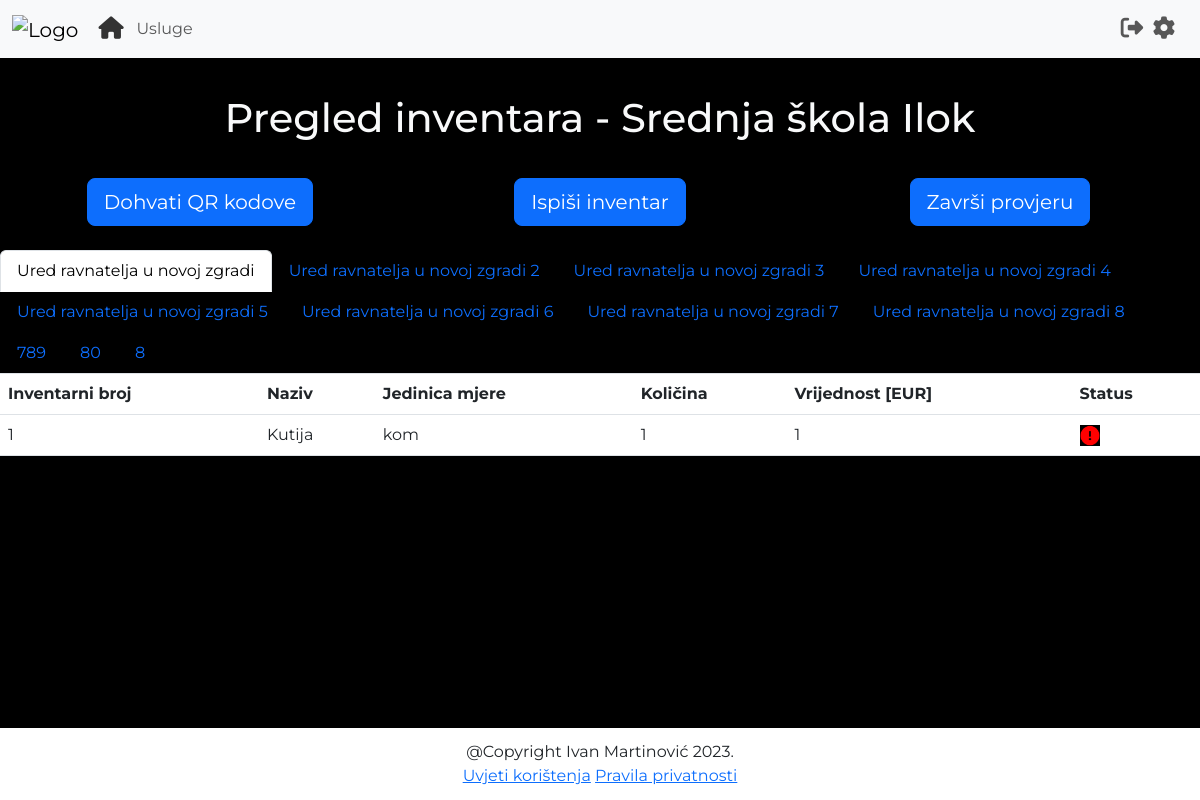
The page /view_inventory (signed in) on the database as committed earlier.
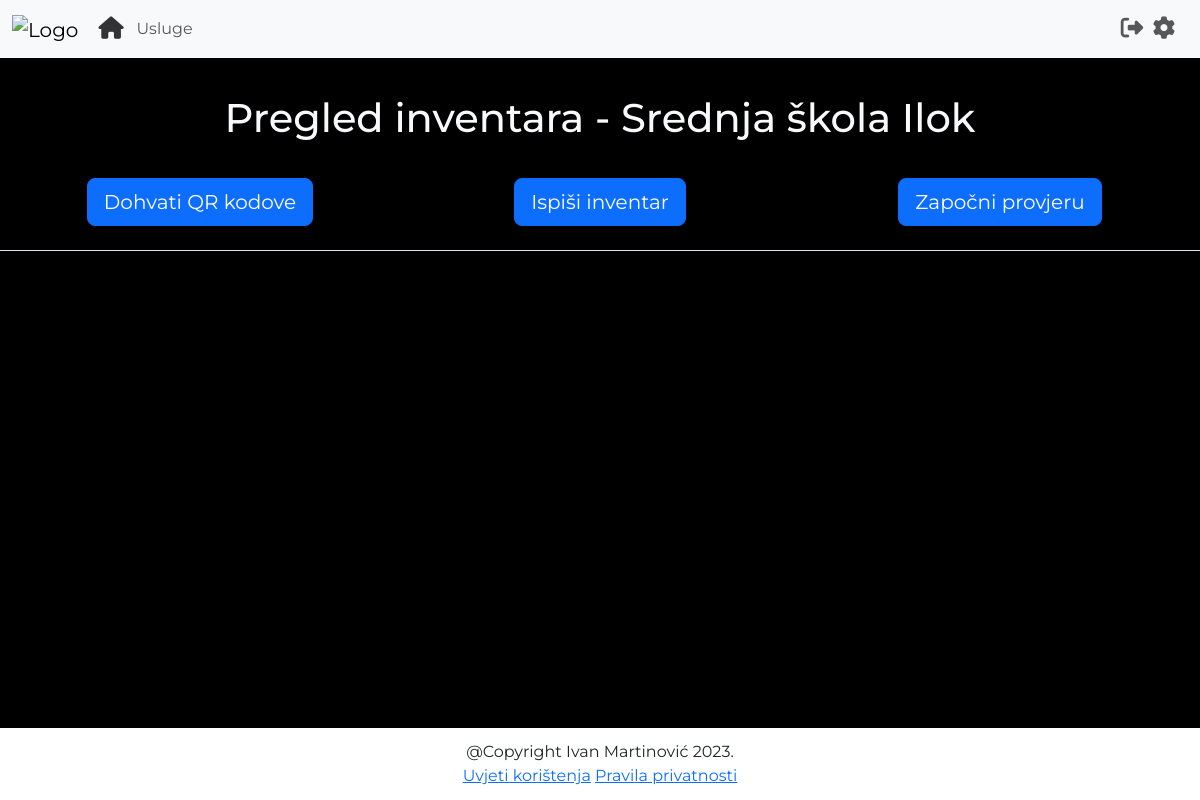
The same page on the database as committed later.
### main.py (models this page shows)
class User(UserMixin, db.Model):
    id = db.Column(db.Integer, primary_key=True)
    username = db.Column(db.String(100), unique=True)
    password = db.Column(db.String(100))
    name = db.Column(db.String(100))
    surname = db.Column(db.String(100))
    organisation = db.Column(db.String(100))
    work_address = db.Column(db.String(100))
    home_address = db.Column(db.String(100))
    travel_distance = db.Column(db.Float)
    transportation_fee = db.Column(db.Float)

class Inventory(db.Model):
    id = db.Column(db.Integer, primary_key=True)
    inventory_number = db.Column(db.String(100))
    name = db.Column(db.String(100))
    unit = db.Column(db.String(100))
    amount = db.Column(db.String(100))
    value = db.Column(db.String(100))
    location = db.Column(db.String(100))
    organisation = db.Column(db.String(100))
    item_status = db.Column(db.Boolean)  # True if inventory check is active and item is checked

### main.py (the view)
@app.route("/view_inventory")
@login_required
def view_inventory():
    form = InventoryCheckForm()
    form_popup = InventoryForm()
    if InventoryCheckHistory.query.filter_by(organisation=current_user.organisation).first():
        status = InventoryCheckHistory.query.filter_by(organisation=current_user.organisation).first().inventory_check
    else:
        status = False
    inventory = Inventory.query.filter_by(organisation=current_user.organisation).all()
    locations = []
    inventory_by_location = []
    for item in inventory:
        if item.location not in locations:
            inventory_list = []
            locations.append(item.location)
            for i in Inventory.query.filter_by(organisation=current_user.organisation, location=item.location).all():
                inventory_list.append(i)
            inventory_by_location.append(inventory_list)
    return render_template('viewInventory.html',logo_path = logo_path, organisation=current_user.organisation, locations=locations,
                           data=inventory_by_location, status=status, form=form, form_popup=form_popup)

### main.py
class InventoryCheckForm(FlaskForm):
    start_check = SubmitField(label='Započni provjeru', id='start_check')
    end_check = SubmitField(label='Završi provjeru', id='finish_check')
    generate_qrs = SubmitField(label='Dohvati QR kodove', id='generate_qrs')
    print_inventory = SubmitField(label='Ispiši inventar', id='print_inventory')

class InventoryForm(FlaskForm):
    inventory_number = StringField('inventory_number')
    name = StringField('name')
    unit = StringField('unit')
    amount = StringField('amount')
    value = StringField('value')
    location = StringField('location')
    submit = SubmitField(label='Dodaj', id='submit')

### main.py (called while the page is built)
@login_manager.user_loader
def load_user(user_id):
    return User.query.get(int(user_id))

### templates/viewInventory.html (shortened to what this page needs)
{% extends "base.html" %}
{% block content %}
{% include 'header.html' %}
<h1 class="text-center text-light" style="margin-top: 3%; margin-bottom: 3%;">
    Pregled inventara - {{organisation}}
</h1>
<div class="text-center div-forms">
    <form class="custom-forms" action="{{url_for('generate_qr_codes')}}">
        {{form.generate_qrs(class='btn btn-lg btn-primary')}}
    </form>
    <form class="custom-forms" action="{{url_for('print_inventory')}}">
        {{form.print_inventory(class='btn btn-lg btn-primary')}}
    </form>
    <form class="custom-forms" onsubmit="return confirm('Jeste li sigurni da želite nastaviti?')"  action="{{url_for('inventory_check_status')}}">
        {% if status == False %}
            {{form.start_check(class='btn btn-lg btn-primary')}}
        {% else %}
            {{form.end_check(class='btn btn-lg btn-primary')}}
        {% endif %}
    </form>
</div>
<ul class="nav nav-tabs" id="myTab" role="tablist">
    {% for i in range (0, locations|length) %}
    {% if i != 0 %}
    <li class="nav-item" role="presentation">
        <button class="nav-link" id={{locations[i]|replace('','-')+'-tab'}} data-bs-toggle="tab" data-bs-target={{"#"+locations[i]|replace(' ','-')+'-pane'}} type="button"
        role="tab" aria-controls={{locations[i]|replace(' ','-')+'-tab-pane'}} aria-selected="true">
        {{locations[i]}}</button>
    </li>
    {% else %}
    <li class="nav-item" role="presentation">
        <button class="nav-link active" id={{locations[i]|replace('','-')+'-tab'}} data-bs-toggle="tab" data-bs-target={{"#"+locations[i]|replace(' ','-')+'-pane'}} type="button"
        role="tab" aria-controls={{locations[i]|replace(' ','-')+'-tab-pane'}} aria-selected="true">
        {{locations[i]}}</button>
    </li>
    {% endif %}
    {% endfor %}
</ul>
<div class="tab-content overflow" id="myTabContent">
    {% for i in range(0, locations|length) %}
    {% if i != 0 %}
    <div aria-labelledby={{locations[i]|replace('','-')+"-tab"}} class="tab-pane fade text-light" id={{locations[i]|replace(' ','-')+"-pane"}} role="tabpanel"
    tabindex="0">
    {% else %}
    <div aria-labelledby={{locations[i]|replace('','-')+"-tab"}} class="tab-pane fade active show text-light" id={{locations[i]|replace(' ','-')+"-pane"}}
    role="tabpanel" tabindex="0">
    {% endif %}
    <table class="table text-light align-table">
        <thead>
        <tr>
            <th scope="col">Inventarni broj</th>
            <th scope="col" style="vertical-align:middle;">Naziv</th>
            <th scope="col">Jedinica mjere</th>
            <th scope="col" style="vertical-align:middle;">Količina</th>
            <th scope="col">Vrijednost [EUR]</th>
                {% if status == True %}
            <th scope="col"> Status</th>
            {% else %}
                <th scope="col"></th>
            {% endif %}
        </tr>
        </thead>
        <tbody>
        {% for item in data[i] %}
        <tr>
            <td> {{item.inventory_number}}</td>
            <td> {{item.name}}</td>
            <td> {{item.unit}}</td>
            <td> {{item.amount}}</td>
            <td> {{item.value}}</td>
            {% if status == True %}
                {% if item.item_status == True %}
                    <td>
                        <img class="image-status" src="{{url_for('static',filename='images/found.PNG')}}" alt="">
                    </td>
                {% else %}
                    <td>
                        <img class="image-status" src="{{url_for('static',filename='images/missing.PNG')}}" alt="">
                    </td>
                {% endif %}
            {% endif %}
        </tr>
        {% endfor %}
        </tbody>
    </table>
</div>
{% endfor %}
{% endblock %}
{% block footer %}
<footer class="footer1">
@Copyright Ivan Martinović 2023.
    <div class="container text-center">
        <a href="{{url_for('privacy_policy')}}" class="link-primary">Uvjeti korištenja</a>
        <a href="{{url_for('terms_and_conditions')}}" class="link-primary">Pravila privatnosti</a>
    </div>
</footer>
{% endblock %}

### templates/base.html (shortened to what this page needs)
<!DOCTYPE html>
<html lang="en">
<head>
    <link href="https://cdn.jsdelivr.net/npm/bootstrap@5.3.0-alpha1/dist/css/bootstrap.min.css"
 rel="stylesheet">
    <link href="{{url_for('static', filename='style.css')}}" rel="stylesheet">
</head>
<body>
{% block content %}
{% endblock %}
{% block footer %}
{% endblock %}
</body>
</html>

### templates/header.html (shortened to what this page needs)
<nav class="navbar navbar-expand-lg bg-body-tertiary">
    <div class="container-fluid">
        <a class="navbar-brand disabled"><img alt="Logo" class="img-fluid"
                                              src="{{logo_path}}"
                                              style="height: 50px;"></a>
        <div class="collapse navbar-collapse" id="navbarSupportedContent">
            <ul class="navbar-nav me-auto mb-2 mb-lg-0">
                <li class="nav-item">
                    <a aria-current="page" class="nav-link active" href="{{url_for('view_services')}}"
                       style="color: #333333; transform:scale(1.4);"><i class="fa-sharp fa-solid fa-house"></i></a>
                </li>
                <li class="nav-item">
                    <a class="nav-link" href="{{url_for('view_services')}}">Usluge</a>
                </li>
            </ul>
            <ul class="navbar-nav me-2 mb-2 mb-lg-0">
                <li class="nav-item">
                    <a class="nav-link" href="{{url_for('logout')}}"><i class="fa-solid fa-right-from-bracket"
                                                                        style="transform:scale(1.4);"></i></a>
                </li>
                <li class="nav-item">
                    <a class="nav-link" href="{{url_for('settings')}}"><i class="fa-sharp fa-solid fa-gear"
                                                                          style="transform:scale(1.4);"></i></a>
                </li>
            </ul>
        </div>
    </div>
</nav>

### static/style.css (style rules this page uses)
body { background-color: black; font-family: 'Montserrat', sans-serif; }
ul { list-style-type: none; list-style-position: inside; }
.footer1 { position: fixed; bottom: 0px; min-height: 60px; background-color: white; width: 100%; vertical-align: middle; padding-top: 1%; padding-bottom: 1%; text-align: center; }
.div-forms { margin-bottom: 2%; display: flex; justify-content: space-around; }
.custom-forms { width: 100%; margin; 5px; }
.overflow { overflow-x: auto; }

Rows that differ between the two databases and show on the page:
removed Inventory: location "Ured ravnatelja u novoj zgradi", inventory_number "1", name "Kutija", unit "kom", amount "1", value "1", item_status False (drawn)
removed Inventory: location "Ured ravnatelja u novoj zgradi 2"
removed Inventory: location "Ured ravnatelja u novoj zgradi 3"
removed Inventory: location "Ured ravnatelja u novoj zgradi 4"
removed Inventory: location "Ured ravnatelja u novoj zgradi 5"
removed Inventory: location "Ured ravnatelja u novoj zgradi 6"
removed Inventory: location "Ured ravnatelja u novoj zgradi 7"
removed Inventory: location "Ured ravnatelja u novoj zgradi 8"
removed Inventory: location "789"
removed Inventory: location "80"
Other text that changed with them:
form field start_check: (not shown) → "Započni provjeru"
form field end_check: "Završi provjeru" → (not shown)
list line gone: "8"
list line gone: "Inventarni broj Naziv Jedinica mjere Količina Vrijednost [EUR] Status"
